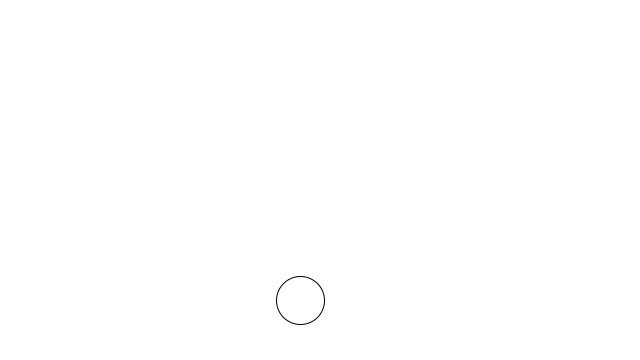
Frame 1 (no input)
Frame 60 (the mouse pressed at the canvas centre just before this capture): identical to frame 1, image omitted
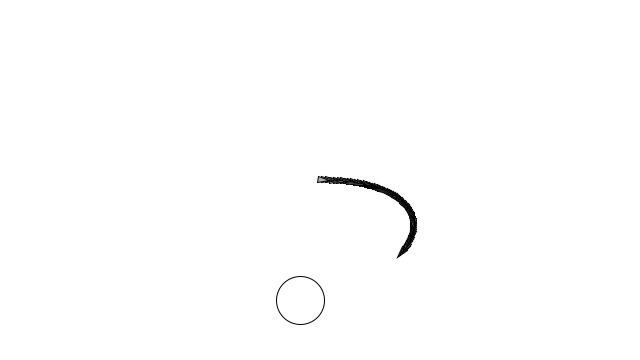
Frame 120 (the mouse held since frame 60 and released just before this capture)

The Processing sketch that drew these frames (run headless with seeded random() and noise(); from frame 60 on, the mouse is pressed at the canvas centre):

// Processing sketch: unten
// ── unten.pde
ArrayList <Vehicle> vehicles;

void setup(){
  background(255);
  size(640,360);
  vehicles = new ArrayList<Vehicle>();
}

void draw(){
  background(255);
  
  PVector target = new PVector(300,300);
  fill(255);
  stroke(0);
  ellipse(target.x,target.y, 48, 48);
  
  if(mousePressed){
    vehicles.add(new Vehicle(mouseX,mouseY));
  }
  
  for(Vehicle vehicle: vehicles){
    vehicle.arrive(new PVector(300,300));
    vehicle.update();
    vehicle.display();
  }
}
// ── Vehicle.pde
class Vehicle{
  PVector location;
  PVector velocity;
  PVector acceleration;
  float maxspeed;
  float maxforce;
  float r;
  
  Vehicle(float x, float y){
    acceleration = new PVector(0,0);
    velocity = new PVector(520,0);
    location = new PVector(x,y);
    r = 3.0;
    maxspeed = 4;
    maxforce = 0.1;
  }
  
  void update(){
    velocity.add(acceleration);
    velocity.limit(maxspeed);
    location.add(velocity);
    acceleration.mult(0);
  }
  
  void display(){
    float theta = velocity.heading() + PI/2 ;
    fill(175);
    stroke(0);
    pushMatrix();
    translate(location.x, location.y);
    rotate(theta);
    beginShape();
    vertex(0, -r * 2);
    vertex(-r, r*2);
    vertex(r, r*2);
    endShape(CLOSE);
    popMatrix();
  }
  
  void applyForce(PVector force){
    acceleration.add(force);
  }
  
  void arrive(PVector target){
    PVector desired = PVector.sub(target,location);
    
    float d = desired.mag();
    desired.normalize();
    
    if(d < 100){
      float m = map(d ,0, 100,0,maxspeed);
      desired.mult(m);
    }else{
      desired.mult(maxspeed);
    }
    
    println(desired,velocity);
      PVector steer = PVector.sub(desired, velocity);
      steer.limit(maxforce);
      applyForce(steer);
    
  }
}
